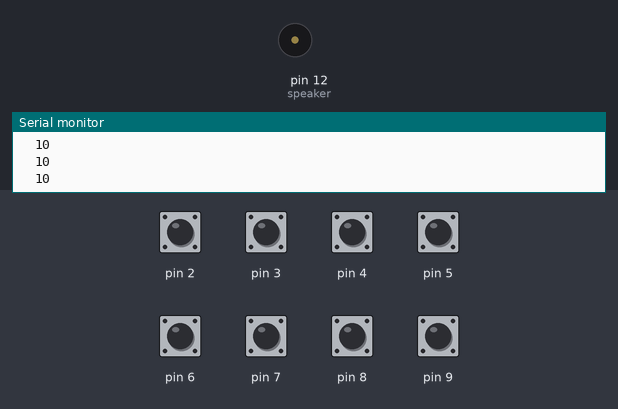
The sketch below on a simulated Arduino Uno, built with avr-gcc and run on an emulated ATmega328P. Shown: buzzer (waves = sounding), the last lines printed to the serial monitor. Inputs (shaded band) come from the test bench; at power-on: pin 2–9 HIGH.

Above: at 1.2 s.
1.3 s: pin 2 pulled LOW for 0.15 s
At 1.45 s:
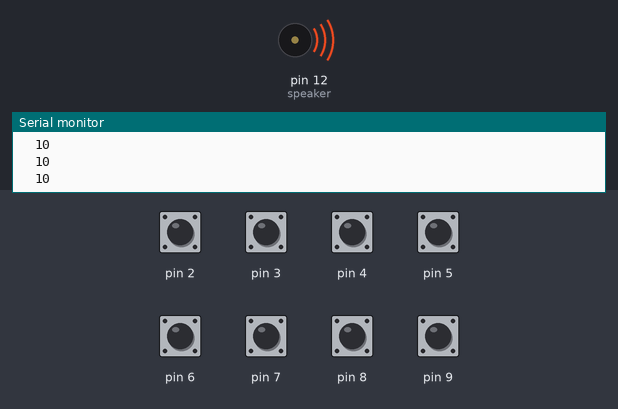
3.0 s: pin 3 pulled LOW for 1 s
At 5.3 s:
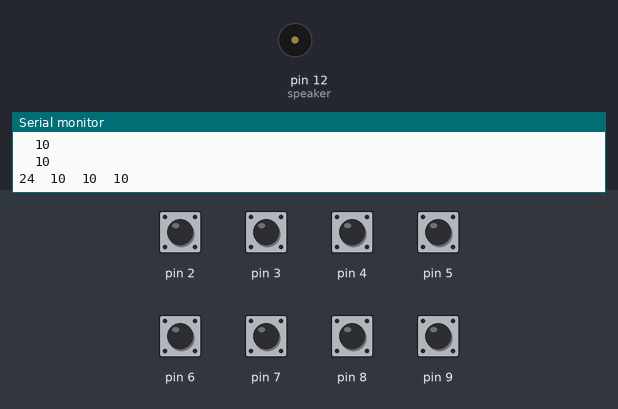
7.0 s: pin 4 pulled LOW for 0.15 s
At 7.16 s:
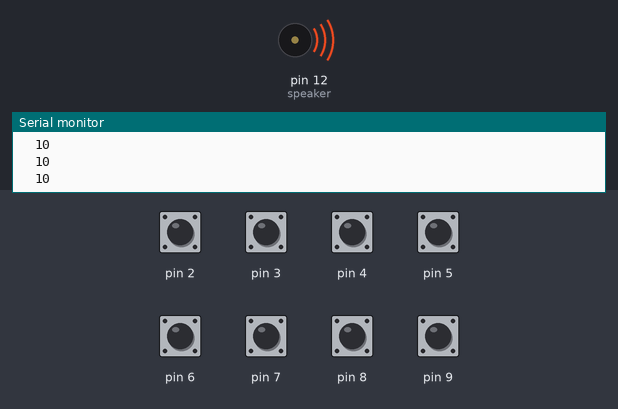
8.7 s: pin 5 pulled LOW for 0.15 s
At 9.6 s:
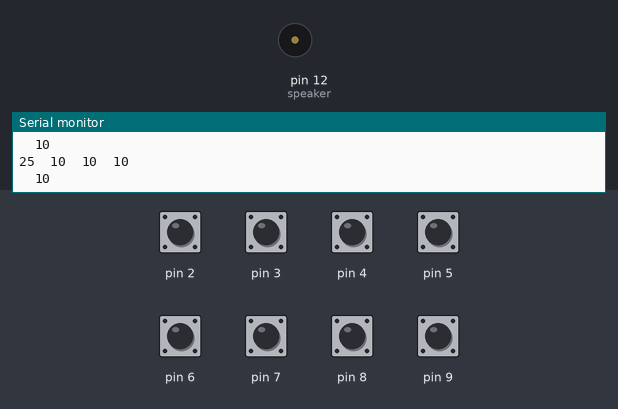
10.4 s: pin 9 pulled LOW for 0.15 s
At 10.55 s:
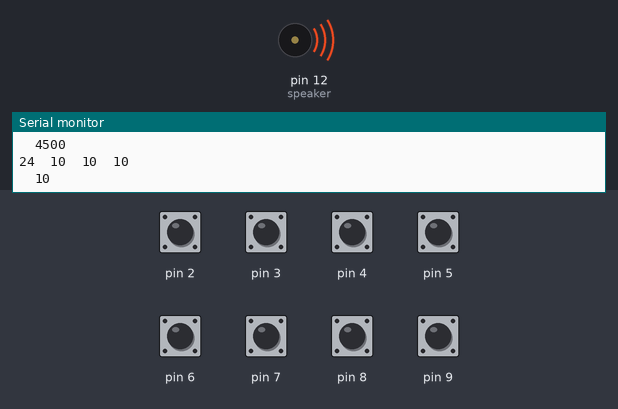
12.1 s: pin 3 pulled LOW for 0.15 s
At 13.8 s:
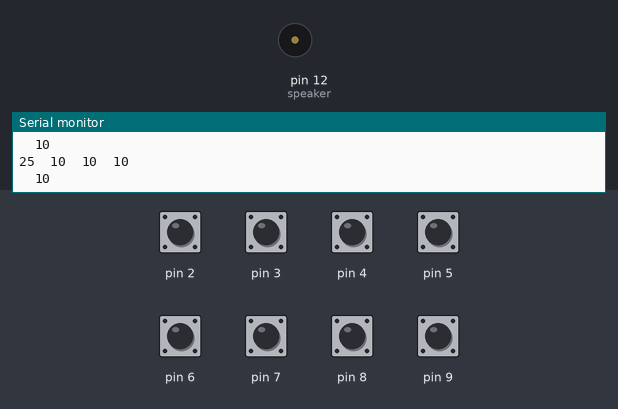
Timing chart, 0 to 14.8 s (numbered marks = the images above; inputs shaded):
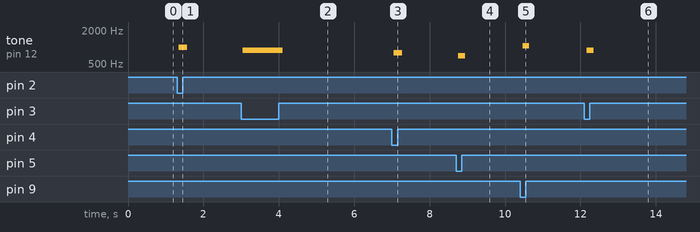

Measured:
- after the input at 1.3 s, tone on pin 12 (speaker): silent → 987 Hz at once, → silent 0.22 s later
- after the input at 3.0 s, tone on pin 12 (speaker): silent → 880 Hz after 0.05 s, → silent 1.1 s later
- after the input at 7.0 s, tone on pin 12 (speaker): silent → 783 Hz after 0.05 s, → silent 0.22 s later
- after the input at 8.7 s, tone on pin 12 (speaker): silent → 698 Hz after 0.06 s, → silent 0.18 s later
- after the input at 10.4 s, tone on pin 12 (speaker): silent → 1046 Hz after 0.07 s, → silent 0.18 s later
- after the input at 12.1 s, tone on pin 12 (speaker): silent → 880 Hz after 0.07 s, → silent 0.18 s later

The sketch:

CapKeyboard_Working_8_Key.ino
```cpp
#include <CapacitiveSensor.h>

/*
 * CapitiveSense Library Demo Sketch
 * Paul Badger 2008
 * Uses a high value resistor e.g. 10M between send pin and receive pin
 * Resistor effects sensitivity, experiment with values, 50K - 50M. Larger resistor values yield larger sensor values.
 * Receive pin is the sensor pin - try different amounts of foil/metal on this pin
 */

float oct = 2; // This is the mutiplyer for the octive, .5 is A3, 1 is A4, 2 is A5, 3 is A6.

float C_high = 523.251;
float B = 493.883;
float A = 440;  // Frequencies of each key, 440 is A440
float G = 391.995;
float F = 349.228;
float E = 329.628;
float D = 293.665;
float C = 261.626;

int speaker = 12;  // Speaker on 12 and GND. Pin 13 causes starup noise

CapacitiveSensor   cs_0_2 = CapacitiveSensor(0,2);        // 10M resistor between pins 0 & 2, pin 2 is sensor pin, add a wire and or foil if desired
CapacitiveSensor   cs_0_3 = CapacitiveSensor(0,3);        // 10M resistor between pins 0 & 6, pin 6 is sensor pin, add a wire and or foil
CapacitiveSensor   cs_0_4 = CapacitiveSensor(0,4);        // 10M resistor between pins 0 & 8, pin 8 is sensor pin, add a wire and or foil
CapacitiveSensor   cs_0_5 = CapacitiveSensor(0,5);
CapacitiveSensor   cs_0_6 = CapacitiveSensor(0,6);
CapacitiveSensor   cs_0_7 = CapacitiveSensor(0,7);
CapacitiveSensor   cs_0_8 = CapacitiveSensor(0,8);
CapacitiveSensor   cs_0_9 = CapacitiveSensor(0,9);

void setup()
{
   cs_0_2.set_CS_AutocaL_Millis(0xFFFFFFFF);     // turn off autocalibrate on channel 1 - just as an example CHECK WHAT THIS ACTUALLY
   Serial.begin(9600);
}

void loop()
{
    long start = millis();
    long keyC_high =  cs_0_9.capacitiveSensor(30);
    long keyB =  cs_0_2.capacitiveSensor(30);
    long keyA =  cs_0_3.capacitiveSensor(30);
    long keyG =  cs_0_4.capacitiveSensor(30);
    long keyF =  cs_0_5.capacitiveSensor(30);
    long keyE =  cs_0_6.capacitiveSensor(30);
    long keyD =  cs_0_7.capacitiveSensor(30);
    long keyC =  cs_0_8.capacitiveSensor(30);


    Serial.print(millis() - start);        // check on performance in milliseconds
    Serial.print("\t");                    // tab character for debug windown spacing

    Serial.print(keyB);                  // print sensor output 1
    Serial.print("\t");
    Serial.print(keyA);                  // print sensor output 2
    Serial.print("\t");
    Serial.println(keyG);                // print sensor output 3
    Serial.print("\t");
    Serial.println(keyF);
    Serial.print("\t");
    Serial.println(keyE);
    Serial.print("\t");
    Serial.println(keyD);
    Serial.print("\t");
    Serial.println(keyC);
    Serial.print("\t");
    Serial.println(keyC_high); // Ask Liz what a good varible name would be for the other C value

    if (keyB > 3000){
      tone(speaker, oct*B,100);
    }
    if (keyA > 3000){
      tone(speaker, oct*A, 100);
    }
    if (keyG > 3000){
      tone(speaker, oct*G, 100);
    }
     if (keyF > 3000){
      tone(speaker, oct*F, 100);
    }
     if (keyE > 3000){
      tone(speaker, oct*E, 100);
    }
    if (keyD > 3000){
      tone(speaker, oct*D, 100);
    }
    if (keyC > 3000){
      tone(speaker, oct*C, 100);
    }
    if (keyC_high > 3000){
      tone(speaker, oct*C_high, 100);
    }

}
```
